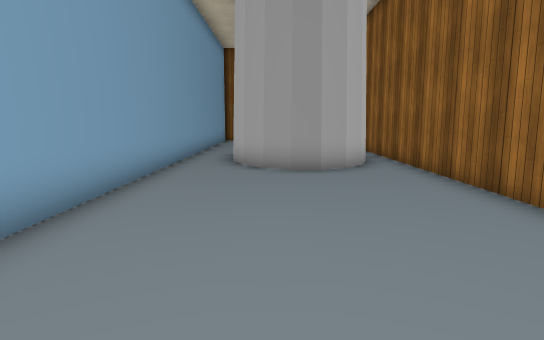
[1] (above)

15 first-person views from a walk through a Unity game level. The camera is 1.2 m above the floor, tilts 8° down and sees 75° across. The floor is counted in squares, 1 m on a side. Each view is taken from the middle of a square. On the plan, view 1 faces up. The plan holds only what a view shows up to about 14 squares ahead; the rest is blank. The place goes on beyond the plan. Some surface patterns are stand-ins.

[2]
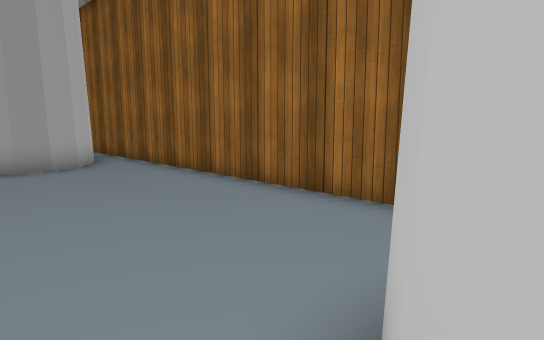

[3]
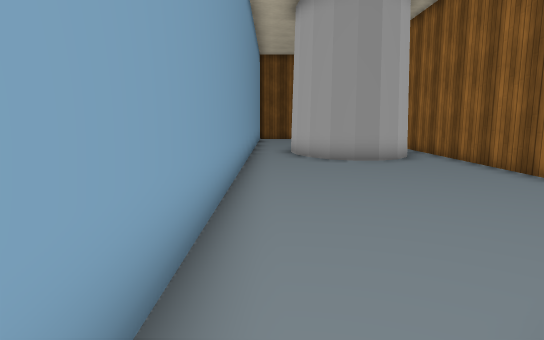

[4]
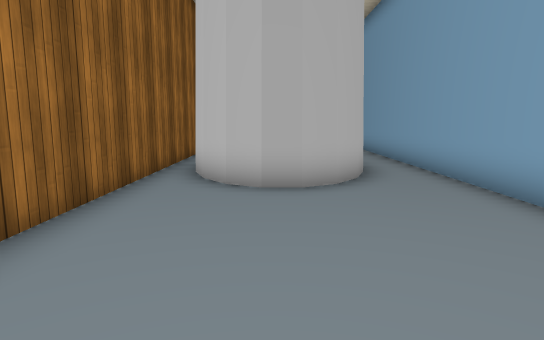

[5]
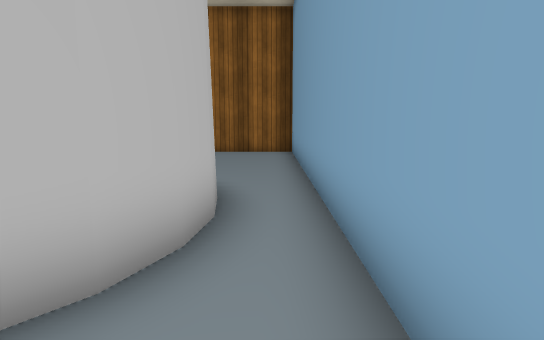

[6]
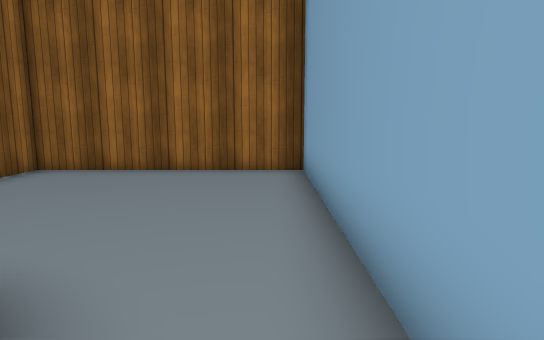

[7]
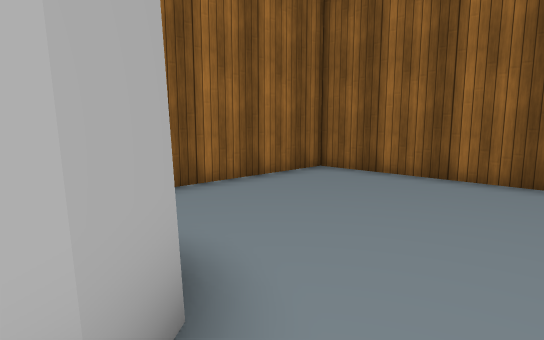

[8]
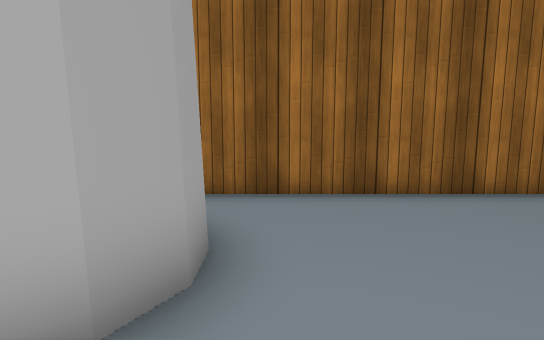

[9]
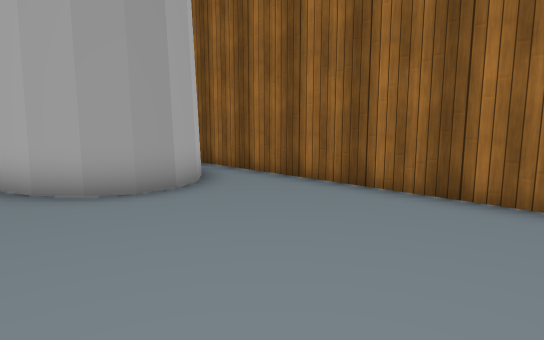

[10]
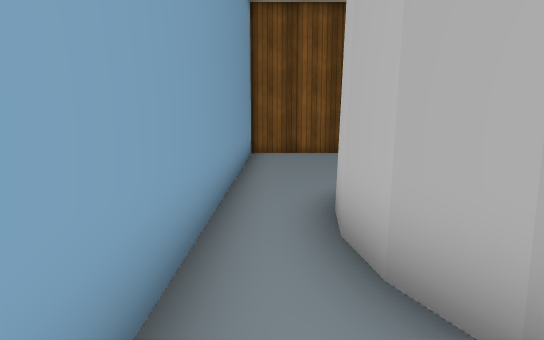

[11]
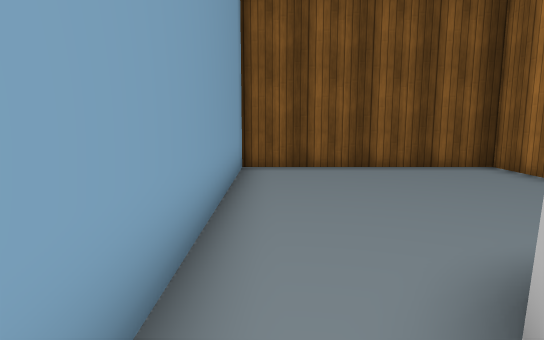

[12]
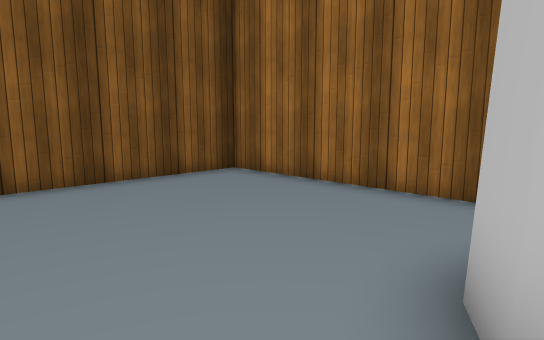

[13]
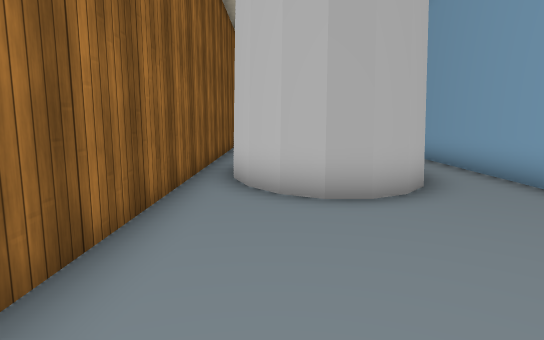

[14]
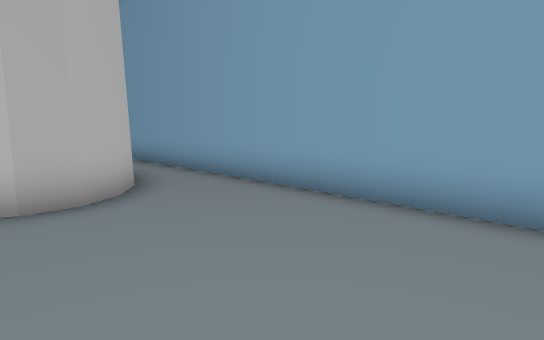

[15]
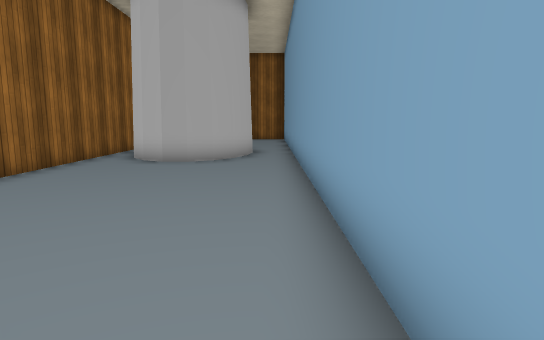

### Floor plan
Ten units are one square. View 1 is at (0, 0); x grows to the right and y downward. Boxes are objects, and circles mark ways between rooms. Rooms are numbered by the first view taken in them; rooms with no view inside come last. Other rooms are left out.
<svg viewBox="-33 -216 75 346">
<path fill="none" stroke="#000" d="M-11 23 -8 14 -2 7 4 3 12 3 19 7 24 13 27 22M-11 -104 -13 -117M28 -106 24 -96 19 -89 12 -86 5 -86 -2 -89 -7 -96 -11 -106M-13 -115 -11 -127M37 31 37 -111M-28 -134 -28 15M24 53 19 60 12 64 5 64 -2 60 -8 53 -11 45M-11 44 -13 33M-13 34 -11 22M-28 15 -28 125 37 125 37 31M-8 -135 -2 -143 5 -146 12 -146 18 -143 24 -136 28 -126M37 -119 37 -211 -28 -211 -28 -134"/>
<circle cx="-20" cy="20" r="3" fill="#2a7"/>
<circle cx="-20" cy="-130" r="3" fill="#2a7"/>
<text x="0" y="-40">1</text>
<text x="0" y="90">2</text>
<text x="0" y="-170">3</text>
</svg>
Room 1 opens to room 2. Room 1 opens to room 3.

Where each view was taken, in squares from view 1:
view 1: 0 up, 0 right, facing up
view 2: 1 down, 1 left, facing up-right
view 3: 2 down, 2 left, facing up
view 4: 6 up, 1 right, facing down
view 5: 1 up, 2 left, facing down
view 6: 4 down, 2 left, facing down
view 7: 5 down, 2 left, facing down-right
view 8: 7 down, 2 left, facing right
view 9: 12 down, 2 left, facing up-right
view 10: 8 up, 2 left, facing up
view 11: 12 up, 2 left, facing up
view 12: 14 up, 2 left, facing up-right
view 13: 20 up, 2 right, facing down
view 14: 20 up, 2 right, facing down-left
view 15: 10 up, 2 left, facing down
